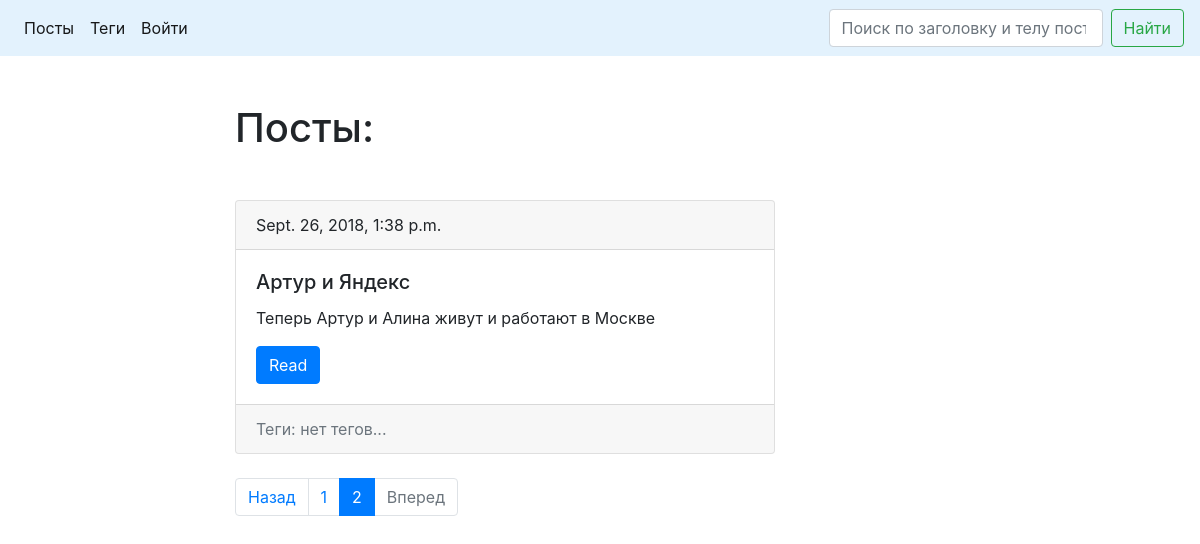
Page /posts/page/2 on the earlier database version.
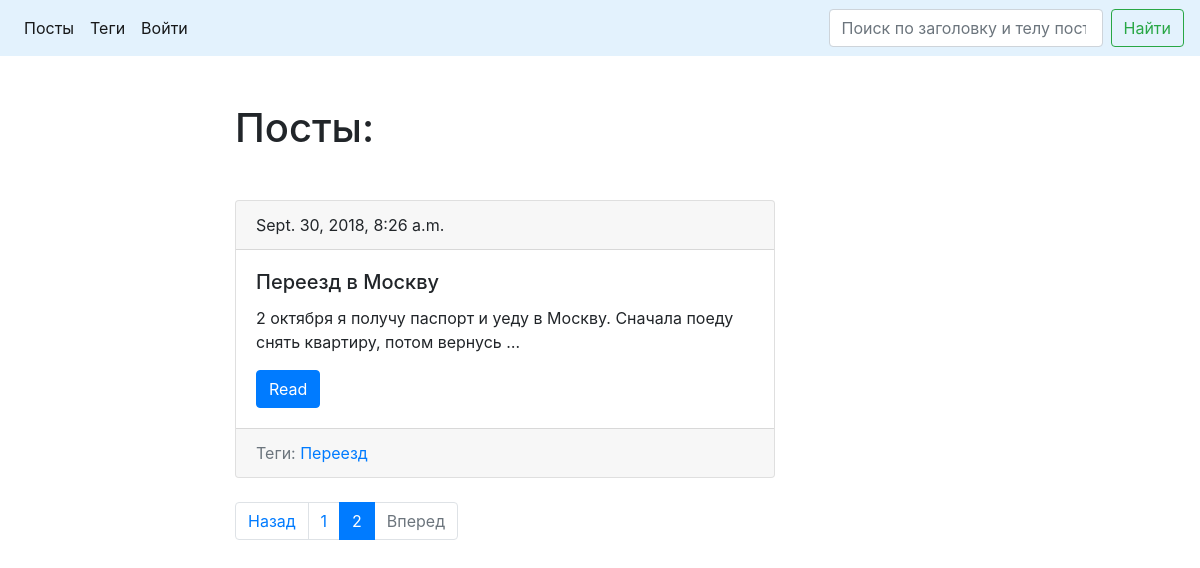
Same page on the later database version.
### blog/models.py (models this page shows, shortened)
class Post(models.Model):
    title = models.CharField(verbose_name='Заголовок', max_length=150, db_index=True)
    slug = models.SlugField(max_length=150, blank=True, unique=True)
    body = models.TextField(verbose_name='Тело', blank=True, db_index=True)
    pub_date = models.DateTimeField(verbose_name='Дата публикации', auto_now_add=True)
    tags = models.ManyToManyField('Tag', blank=True, related_name='posts', verbose_name='Теги')
    def get_absolute_url(self):
        return reverse('post_detail_url', kwargs={'slug': self.slug})
    class Meta:
        ordering = ['-pub_date']

class Tag(models.Model):
    title = models.CharField(verbose_name='Заголовок', max_length=50)
    slug = models.SlugField(max_length=50, blank=True, unique=True)
    def get_absolute_url(self):
        return reverse('tag_detail_url', kwargs={'slug': self.slug})
    class Meta:
        ordering = ['title']

### blog/views.py (the view)
# urls.py: path('posts/page/<int:page_number>', views.PostsList.as_view(), name='posts_list_url'),
class PostsList(View):
    def get(self, request, page_number):
        search_query = request.GET.get('search', '')
        if search_query:
            posts = Post.objects.filter(Q(title__icontains=search_query) | Q(body__icontains=search_query))
        else:
            posts = Post.objects.all()
        paginator = Paginator(posts, 3)
        page = paginator.get_page(page_number)
        is_paginated = page.has_other_pages()
        previous_url, next_url = previous_next_url(page)
        return render(request, 'blog/index.html', context={
            'is_paginated': is_paginated,
            'previous_url': previous_url,
            'next_url': next_url,
            'page': page,
        })

### blog/views.py (called while the page is built)
def previous_next_url(page):
    if page.has_previous():
        previous_url = str(page.previous_page_number())
    else:
        previous_url = None
    if page.has_next():
        next_url = str(page.next_page_number())
    else:
        next_url = None
    return previous_url, next_url

### blog/templates/blog/index.html (shortened to what this page needs)
{% extends "blog/base_blog.html" %}
{% block content %}
    <h1 class="mb-5">Посты:</h1>
    {% for post in page.object_list %}
        {% include "blog/includes/post_card_template.html" %}
    {% endfor %}
{% endblock %}

### blog/templates/blog/includes/post_card_template.html
<div class="card mb-4">
    <div class="card-header">
        {{ post.pub_date }}
    </div>
    <div class="card-body">
        <h5 class="card-title">{{ post.title }}</h5>
        <p class="card-text">{{ post.body|truncatewords:15}}</p>
        <a href="{{ post.get_absolute_url }}" class="btn btn-primary">Read</a>
    </div>
    <div class="card-footer text-muted">
        Теги:
        {% for tag in post.tags.all %}
            {% if forloop.last %}
                <a href="{{ tag.get_absolute_url }}">{{ tag.title }}</a>
            {% else %}
                <a href="{{ tag.get_absolute_url }}">{{ tag.title }}</a>,
            {% endif %}
        {% empty %}
            нет тегов...
        {% endfor %}
     </div>
</div>

Differences in the rows shown:
no longer on this page (row edited): Post: pub_date "Sept. 26, 2018, 1:38 p.m.", title "Артур и Яндекс", body "Теперь Артур и Алина живут и работают в Москве"
added Post: pub_date "Sept. 30, 2018, 8:26 a.m.", title "Переезд в Москву", body "2 октября я получу паспорт и уеду в Москву. Сначала поеду снять квартиру, потом вернусь …"
added Tag: title "Переезд"
